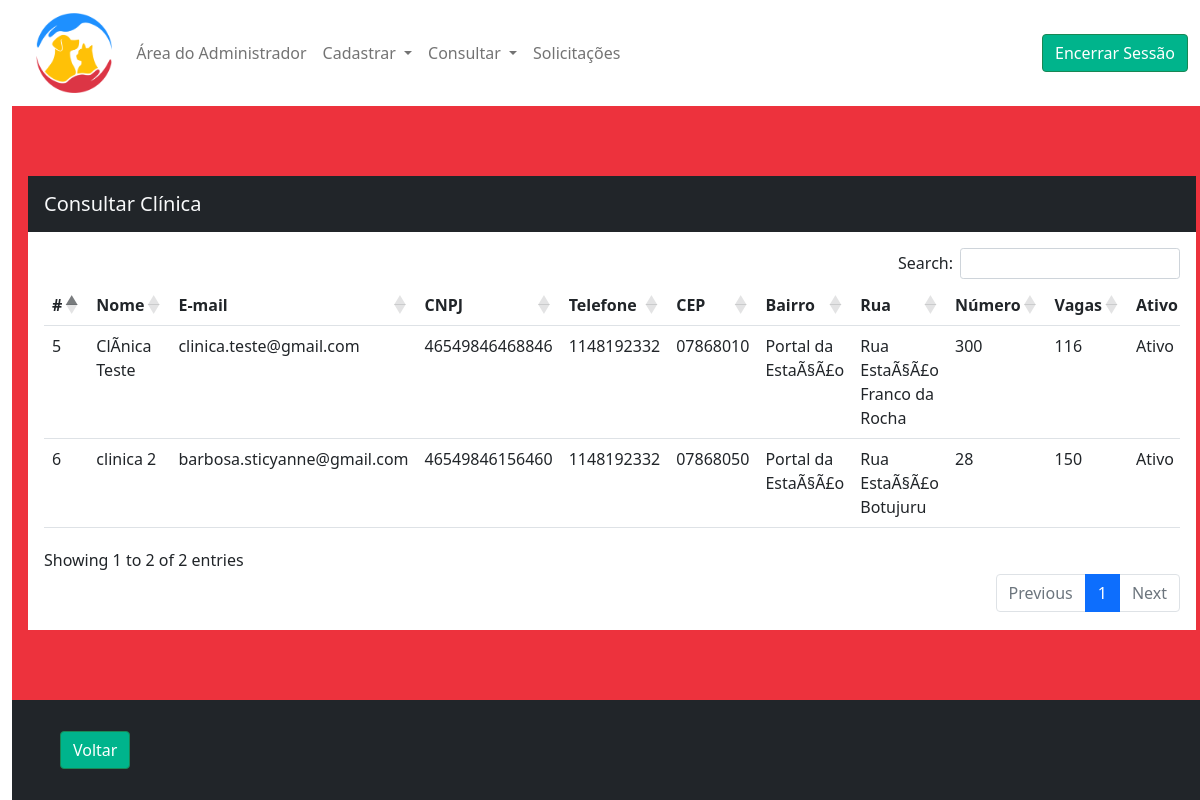
/consulta-clinica/ (signed in), run on an earlier commit of the app's database.
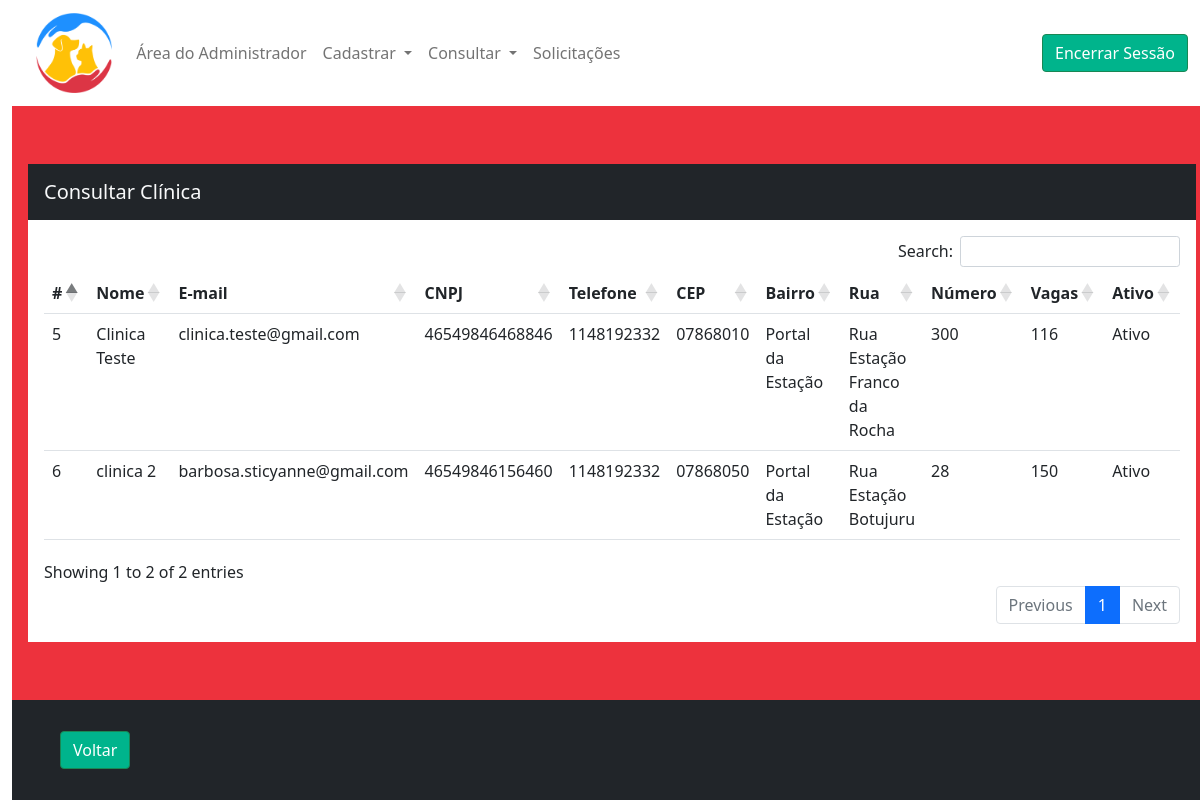
And on a later commit of the database.
### tables this page shows
CREATE TABLE `clinica` (
  `idclinica` int(11) NOT NULL,
  `idlogin` int(11) NOT NULL,
  `cnpj` varchar(14) NOT NULL,
  `clitelefone` varchar(11) NOT NULL,
  `vagas` int(11) NOT NULL,
  `clirua` varchar(50) NOT NULL,
  `clibairro` varchar(50) NOT NULL,
  `clinumero` varchar(5) NOT NULL,
  `clicep` varchar(8) NOT NULL,
  `ativo` tinyint(4) NOT NULL COMMENT '0 - Clínica não ativa; 1 - Clínica ativa'
);

### model/Clinica.php (called while the page is built, shortened)
<?php
    class Clinica{
        function consultar()
        {
            $con = Conexao::conectar();
            $cmd = $con->prepare("SELECT idclinica, login.idlogin, nome, email, cnpj, clitelefone, vagas, clirua, clibairro, clinumero, clicep, ativo
                                    FROM clinica JOIN login ON clinica.idlogin = login.idlogin");
            $cmd->execute();
            return $cmd->fetchAll(PDO::FETCH_OBJ);
        }
    }
?>

### view/consultaClinica.php (the view, shortened to what the changed rows need)
<!DOCTYPE html>
<html lang="pt-br">
<head>
    <link rel="stylesheet" type="text/css" href="https://cdnjs.cloudflare.com/ajax/libs/twitter-bootstrap/5.1.3/css/bootstrap.min.css">
    <link rel="stylesheet" type="text/css" href="https://cdn.datatables.net/buttons/2.2.3/css/buttons.dataTables.min.css">
    <link rel="stylesheet" type="text/css" href="https://cdn.datatables.net/1.12.1/css/dataTables.bootstrap5.min.css">
    <link rel="stylesheet" type="text/css" href="https://cdn.datatables.net/responsive/2.3.0/css/responsive.dataTables.min.css"/>
    <?php include_once "head.php";?>
</head>
<body>
    <div class="container-fluid d-grid min-vh-100 corpo">
        <div class="bg-danger container-fluid" style="grid-area: corpo;">
            <div class="row h-100 align-items-center" style="max-width:100vw;">
                <div class="p-3">
                    <div class="container-fluid p-sm-3 bg-white">
                        <div class="table-responsive">
                            <table id="tbClinica" class="table table-hover">
                                <thead>
                                    <th>#</th>
                                    <th>Nome</th>
                                    <th>E-mail</th>
                                    <th>CNPJ</th>
                                    <th>Telefone</th>
                                    <th>CEP</th>
                                    <th>Bairro</th>
                                    <th>Rua</th>
                                    <th>Número</th>
                                    <th>Vagas</th>
                                    <th>Ativo</th>
                                </thead>
                                <tbody>
                                    <?php
                                        foreach($dadosClinica as $value)
                                        {
                                            $value->clitelefone = preg_replace("/^$/", "-", $value->clitelefone);
                                            $valorAtivo = $value->ativo;
                                            $value->ativo = str_replace("1", "Ativo", $value->ativo);
                                            $value->ativo = str_replace("0", "Inativo", $value->ativo);
                                            echo
                                            "
                                            <tr>
                                                <td>$value->idclinica</td>
                                                <td>$value->nome</td>
                                                <td>$value->email</td>
                                                <td>$value->cnpj</td>
                                                <td>$value->clitelefone</td>
                                                <td>$value->clicep</td>
                                                <td>$value->clibairro</td>
                                                <td>$value->clirua</td>
                                                <td>$value->clinumero</td>
                                                <td>$value->vagas</td>
                                                <td>$value->ativo</td>
                                                <td>
                                                <button type='button' class='btn btn-warning' data-bs-toggle='modal' data-bs-target='#modalAtualizar' data-idclinica='$value->idclinica'
                                                        data-idlogin='$value->idlogin' data-nome='$value->nome' data-email='$value->email' data-cnpj='$value->cnpj' data-telefone='$value->clitelefone'
                                                        data-vagas='$value->vagas' data-cep='$value->clicep' data-numero='$value->clinumero' data-bairro='$value->clibairro' data-rua='$value->clirua' data-ativo='$valorAtivo'>
                                                        <img src=". URL . "recursos/img/pencil-square.svg".">
                                                </button>
                                                </tr>
                                            ";
                                        }
                                    ?>
                                </tbody>
                            </table>
                        </div>
                    </div>
                </div>
            </div>
        </div>
    </div>
</body>
</html>

What changed in the data, as far as the page shows it:
changed clinica "clinica.teste@gmail.com": idlogin.nome "ClÃ­nica Teste" → "Clinica Teste"; clibairro "Portal da EstaÃ§Ã£o" → "Portal da Estação"; clirua "Rua EstaÃ§Ã£o Franco da Rocha" → "Rua Estação Franco da Rocha"
changed clinica "clinica 2": clibairro "Portal da EstaÃ§Ã£o" → "Portal da Estação"; clirua "Rua EstaÃ§Ã£o Botujuru" → "Rua Estação Botujuru"
